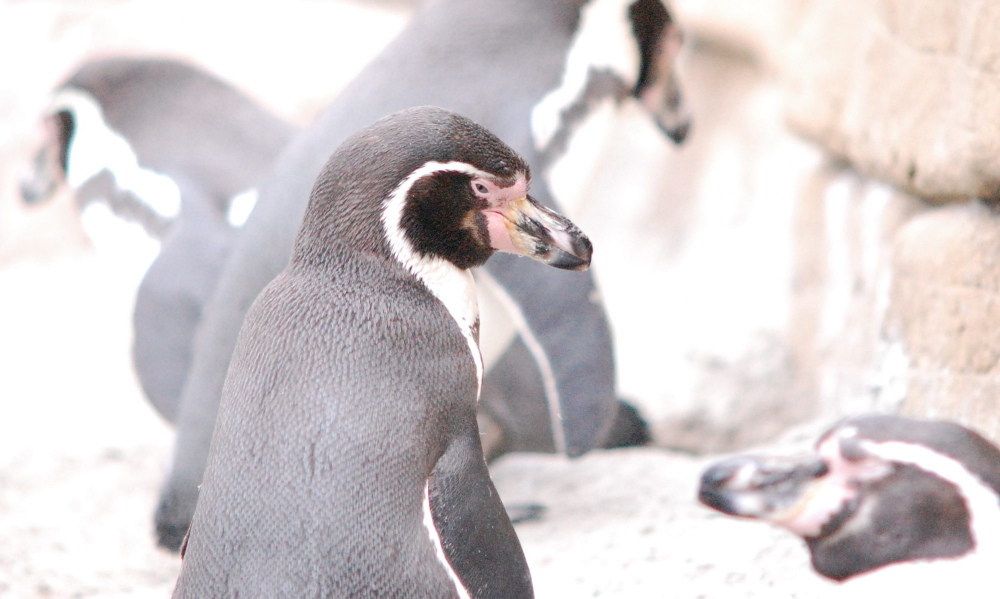
#> input picture 2018q1/image2.jpg, 2000 x 1198 px, found by its file name (shown at 1/2 size)
$ jupyter execute --allow-errors cookbook-visual.ipynb   (shell and % lines are left out)   (older library calls are emulated)
#> lines starting #> are read from the running program, lines starting #| are printed output that depends on the picture
# Visual

## Images

[cell 1]
import requests
from PIL import Image
from io import BytesIO
response = requests.get('https://data-science-workshop.solsort.com/image2.jpg')
src = Image.open(BytesIO(response.content))
#> src is the input picture: PIL image 2000x1198 RGB; mean R, G, B 211.7, 205, 206.4
src.resize([300,200])

## wordcloud

[cell 2]
from wordcloud import WordCloud
#> (the rest of this cell did not finish here and is left out)

## graphs

[cell 3]
from plotly.offline import download_plotlyjs, init_notebook_mode, iplot
init_notebook_mode(connected=True)
from plotly import graph_objs

data = [graph_objs.Bar(x=['a','b','c'], y=[3,1,2])]

iplot(data)

## More images

[cell 4]
from PIL import Image
from io import BytesIO
response = requests.get('https://data-science-workshop.solsort.com/image3.jpg')
src = Image.open(BytesIO(response.content))
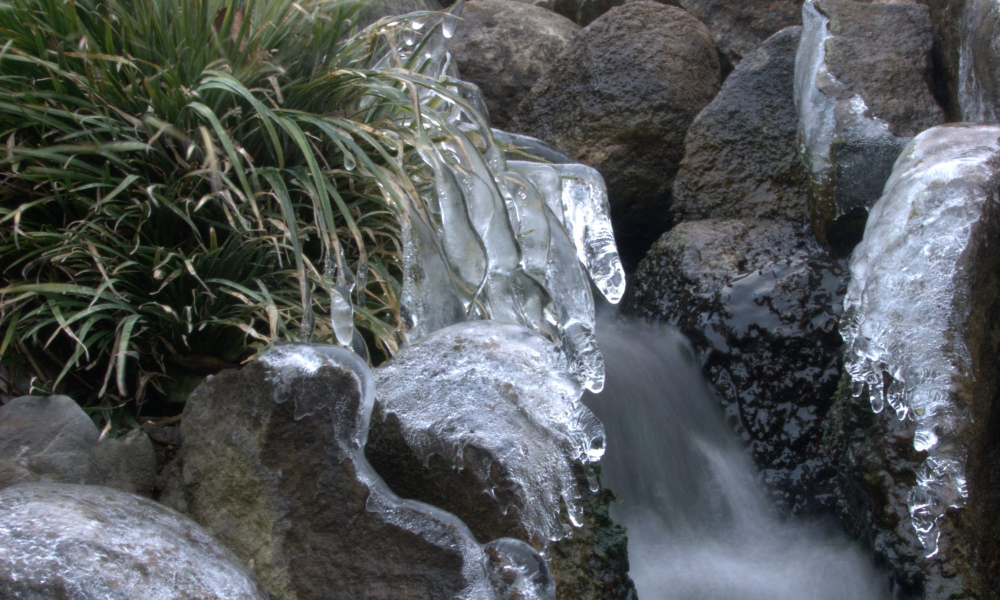
#> input picture 2018q1/image3.jpg, 2000 x 1200 px, found by its file name (shown at 1/2 size)
#> src is the input picture: PIL image 2000x1200 RGB; mean R, G, B 83.4, 87.3, 88.5

[cell 5]
src = src.resize([300,200], Image.ANTIALIAS)
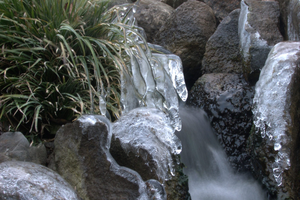
#> src: PIL image 300x200 RGB; mean R, G, B 83.4, 87.3, 88.5
display(src)

[cell 6]
image = Image.new('RGB', (600, 200))
#> image: PIL image 600x200 RGB; every value is 0
display(image)

[cell 7]
image.paste(src, [300,0])
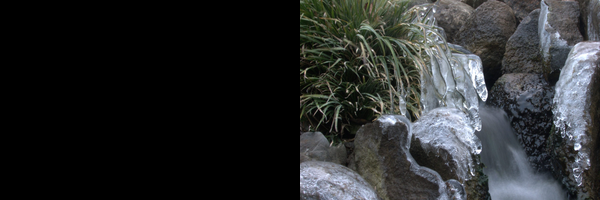
#> image: PIL image 600x200 RGB; mean R, G, B 41.7, 43.7, 44.3
display(image)

[cell 8]
from PIL import ImageOps
ImageOps.mirror(src)
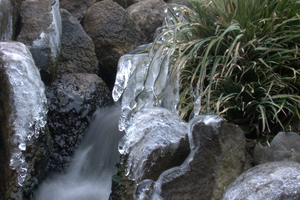
#> Out: PIL image 300x200 RGB; mean R, G, B 83.4, 87.3, 88.5

[cell 9]
image.paste(ImageOps.mirror(src), [0,0])
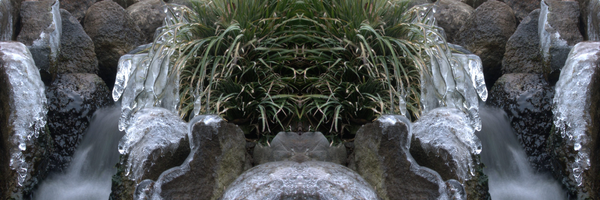
#> image: PIL image 600x200 RGB; mean R, G, B 83.4, 87.3, 88.5
display(image)

## Image effects and filters

[cell 10]
src.quantize(colors=30)

[cell 11]
src.effect_spread(5)
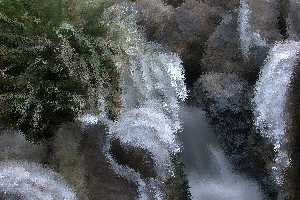
#> Out: PIL image 300x200 RGB; mean R, G, B 83.2, 87.2, 88.4

[cell 12]
src.resize([60,40]).resize([300,200])
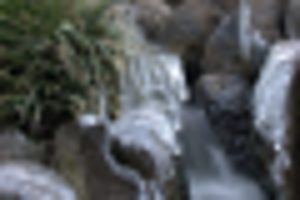
#> Out: PIL image 300x200 RGB; mean R, G, B 83.4, 87.3, 88.5

[cell 13]
from PIL import ImageFilter
src.filter(ImageFilter.EDGE_ENHANCE)
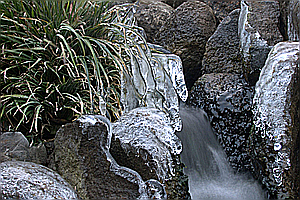
#> Out: PIL image 300x200 RGB; mean R, G, B 86.1, 89.5, 90.6

## Image Pixels

[cell 14]
response = requests.get('https://data-science-workshop.solsort.com/image1.jpg')
src = Image.open(BytesIO(response.content))
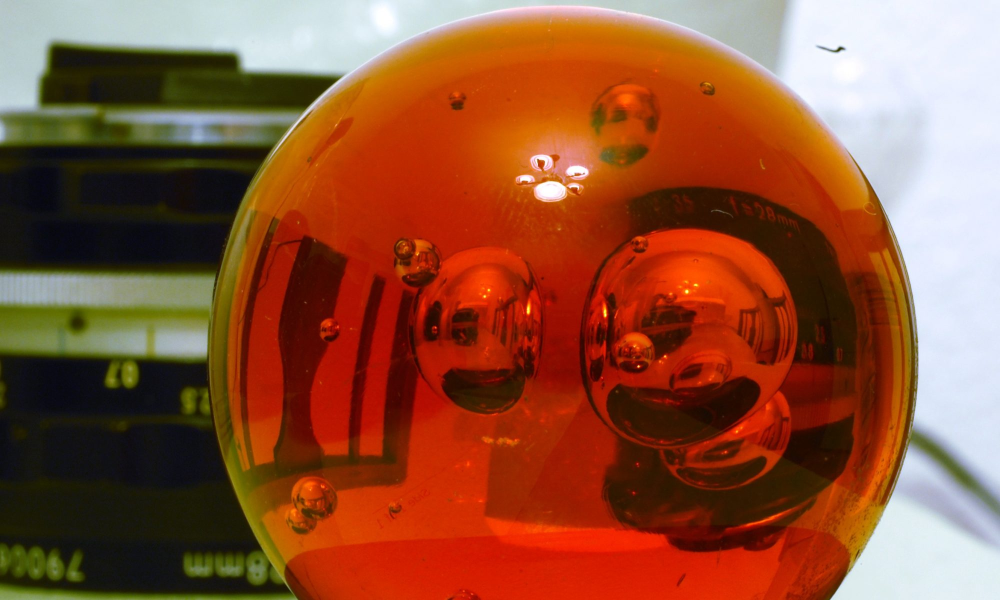
#> input picture 2018q1/image1.jpg, 2000 x 1200 px, found by its file name (shown at 1/2 size)
#> src is the input picture: PIL image 2000x1200 RGB; mean R, G, B 144.1, 81.9, 54.4
src = src.resize([150,100])
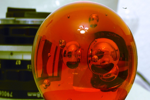
#> src: PIL image 150x100 RGB; mean R, G, B 144, 81.9, 54.4
display(src)
r = [];
g = [];
b = [];
cols = [];
for x in range(0, src.size[0]):
    for y in range(0, src.size[1]):
        px = src.getpixel((x,y))
        r.append(px[0])
        g.append(px[1])
        b.append(px[2])
        cols.append("rgb" + str(px))
#> after the loop, b = 15000 values, max 255 at index 5601, min 0 at index 27, mean 54.42; cols = 15000 items, first 6: 'rgb(181, 196, 198)', 'rgb(182, 197, 198)', 'rgb(182, 198, 201)', 'rgb(181, 199, 201)', 'rgb(181, 199, 201)', 'rgb(182, 200, 202)'; g = 15000 values, max 255 at index 5702, min 3 at index 5460, mean 81.91; r = 15000 values, max 255 at index 5702, min 8 at index 530, mean 144
plot = graph_objs.Scatter3d(x=r,
                            y=g,
                            z=b,
                            mode="markers",
                            marker={
                                "size": 1,
                                "color": cols
                            })
iplot([plot])
